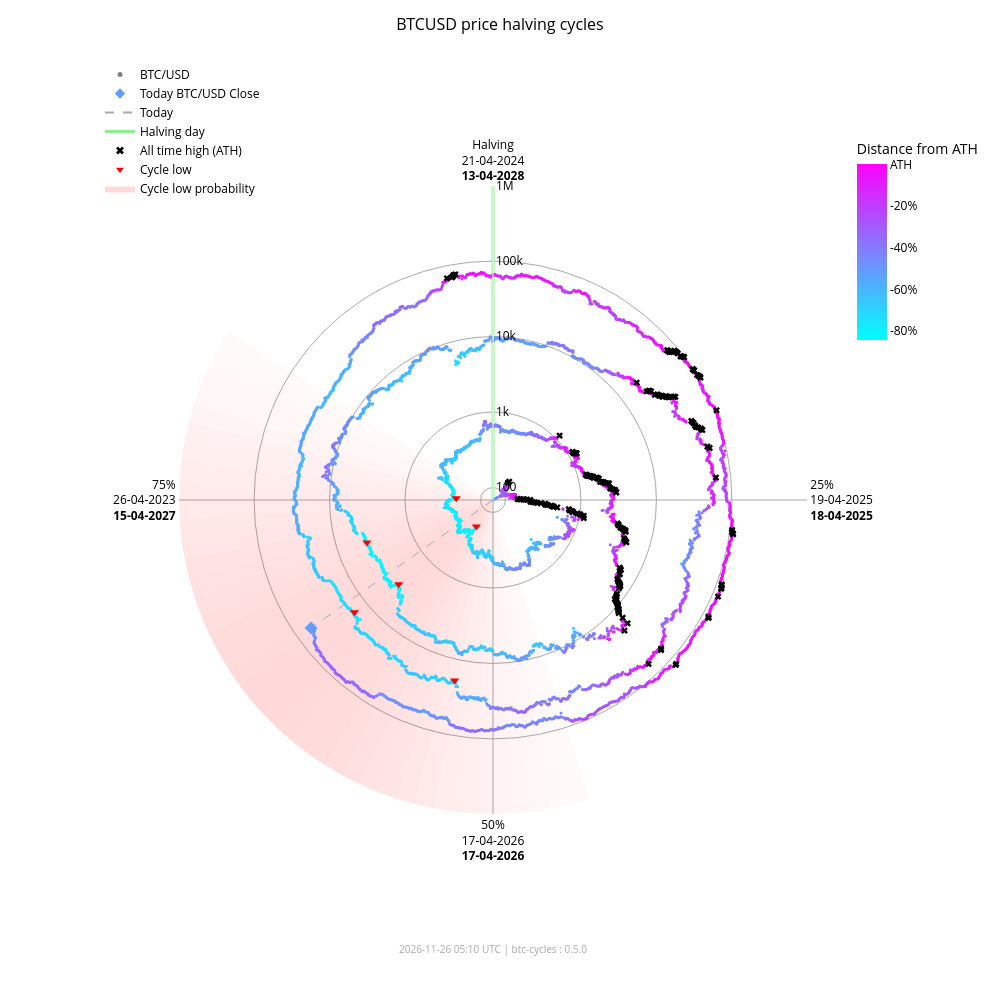

The cell this chart's notebook holds for it:
### Markdown cell above
### Interactive chart (plotly)

### Code cell
fig_interactive = btc.plot(
    kind="interactive",
    from_date="2012-11-28",
)
# plotly config for interactivity
config = {"scrollZoom": True, "displayModeBar": True}
# display in notebook
fig_interactive.show(config=config)

### Figure 1 — Plotly figure (JSON) as saved in the notebook; plotly's stock layout.template omitted (floating-point values rounded to 4 significant figures; data arrays with more than 128 entries replaced by an {"elided": "..."} marker saying what was removed)
{"data": [{"fill": "toself", "fillcolor": "rgba(255,0,0,0.018306980149439524)", "hoverinfo": "skip", "line": {"width": 0}, "mode": "lines", "r": [68.43, 1000000, 1000000, 68.43, 68.43], "showlegend": false, "theta": [162.0, 162.0, 165.6, 165.6, 162.0], "type": "scatterpolar"}, {"fill": "toself", "fillcolor": "rgba(255,0,0,0.02405911634527998)", "hoverinfo": "skip", "line": {"width": 0}, "mode": "lines", "r": [68.43, 1000000, 1000000, 68.43, 68.43], "showlegend": false, "theta": [165.6, 165.6, 169.2, 169.2, 165.6], "type": "scatterpolar"}, {"fill": "toself", "fillcolor": "rgba(255,0,0,0.030803449372254352)", "hoverinfo": "skip", "line": {"width": 0}, "mode": "lines", "r": [68.43, 1000000, 1000000, 68.43, 68.43], "showlegend": false, "theta": [169.2, 169.2, 172.8, 172.8, 169.2], "type": "scatterpolar"}, {"fill": "toself", "fillcolor": "rgba(255,0,0,0.03847233586005252)", "hoverinfo": "skip", "line": {"width": 0}, "mode": "lines", "r": [68.43, 1000000, 1000000, 68.43, 68.43], "showlegend": false, "theta": [172.8, 172.8, 176.4, 176.4, 172.8], "type": "scatterpolar"}, {"fill": "toself", "fillcolor": "rgba(255,0,0,0.04694405159551339)", "hoverinfo": "skip", "line": {"width": 0}, "mode": "lines", "r": [68.43, 1000000, 1000000, 68.43, 68.43], "showlegend": false, "theta": [176.4, 176.4, 180.0, 180.0, 176.4], "type": "scatterpolar"}, {"fill": "toself", "fillcolor": "rgba(255,0,0,0.05605603979818329)", "hoverinfo": "skip", "line": {"width": 0}, "mode": "lines", "r": [68.43, 1000000, 1000000, 68.43, 68.43], "showlegend": false, "theta": [180.0, 180.0, 183.6, 183.6, 180.0], "type": "scatterpolar"}, {"fill": "toself", "fillcolor": "rgba(255,0,0,0.06562330627802694)", "hoverinfo": "skip", "line": {"width": 0}, "mode": "lines", "r": [68.43, 1000000, 1000000, 68.43, 68.43], "showlegend": false, "theta": [183.6, 183.6, 187.2, 187.2, 183.6], "type": "scatterpolar"}, {"fill": "toself", "fillcolor": "rgba(255,0,0,0.07545707932574237)", "hoverinfo": "skip", "line": {"width": 0}, "mode": "lines", "r": [68.43, 1000000, 1000000, 68.43, 68.43], "showlegend": false, "theta": [187.2, 187.2, 190.8, 190.8, 187.2], "type": "scatterpolar"}, {"fill": "toself", "fillcolor": "rgba(255,0,0,0.08537841060169407)", "hoverinfo": "skip", "line": {"width": 0}, "mode": "lines", "r": [68.43, 1000000, 1000000, 68.43, 68.43], "showlegend": false, "theta": [190.8, 190.8, 194.4, 194.4, 190.8], "type": "scatterpolar"}, {"fill": "toself", "fillcolor": "rgba(255,0,0,0.09522272137134848)", "hoverinfo": "skip", "line": {"width": 0}, "mode": "lines", "r": [68.43, 1000000, 1000000, 68.43, 68.43], "showlegend": false, "theta": [194.4, 194.4, 198.0, 198.0, 194.4], "type": "scatterpolar"}, {"fill": "toself", "fillcolor": "rgba(255,0,0,0.10483418800389058)", "hoverinfo": "skip", "line": {"width": 0}, "mode": "lines", "r": [68.43, 1000000, 1000000, 68.43, 68.43], "showlegend": false, "theta": [198.0, 198.0, 201.6, 201.6, 198.0], "type": "scatterpolar"}, {"fill": "toself", "fillcolor": "rgba(255,0,0,0.11405248627197925)", "hoverinfo": "skip", "line": {"width": 0}, "mode": "lines", "r": [68.43, 1000000, 1000000, 68.43, 68.43], "showlegend": false, "theta": [201.6, 201.6, 205.2, 205.2, 201.6], "type": "scatterpolar"}, {"fill": "toself", "fillcolor": "rgba(255,0,0,0.12269756305009562)", "hoverinfo": "skip", "line": {"width": 0}, "mode": "lines", "r": [68.43, 1000000, 1000000, 68.43, 68.43], "showlegend": false, "theta": [205.2, 205.2, 208.8, 208.8, 205.2], "type": "scatterpolar"}, {"fill": "toself", "fillcolor": "rgba(255,0,0,0.13055959037792858)", "hoverinfo": "skip", "line": {"width": 0}, "mode": "lines", "r": [68.43, 1000000, 1000000, 68.43, 68.43], "showlegend": false, "theta": [208.8, 208.8, 212.4, 212.4, 208.8], "type": "scatterpolar"}, {"fill": "toself", "fillcolor": "rgba(255,0,0,0.13740037014073872)", "hoverinfo": "skip", "line": {"width": 0}, "mode": "lines", "r": [68.43, 1000000, 1000000, 68.43, 68.43], "showlegend": false, "theta": [212.4, 212.4, 216.0, 216.0, 212.4], "type": "scatterpolar"}, {"fill": "toself", "fillcolor": "rgba(255,0,0,0.14296927208088228)", "hoverinfo": "skip", "line": {"width": 0}, "mode": "lines", "r": [68.43, 1000000, 1000000, 68.43, 68.43], "showlegend": false, "theta": [216.0, 216.0, 219.6, 219.6, 216.0], "type": "scatterpolar"}, {"fill": "toself", "fillcolor": "rgba(255,0,0,0.14703219887325494)", "hoverinfo": "skip", "line": {"width": 0}, "mode": "lines", "r": [68.43, 1000000, 1000000, 68.43, 68.43], "showlegend": false, "theta": [219.6, 219.6, 223.2, 223.2, 219.6], "type": "scatterpolar"}, {"fill": "toself", "fillcolor": "rgba(255,0,0,0.14940752827264187)", "hoverinfo": "skip", "line": {"width": 0}, "mode": "lines", "r": [68.43, 1000000, 1000000, 68.43, 68.43], "showlegend": false, "theta": [223.2, 223.2, 226.8, 226.8, 223.2], "type": "scatterpolar"}, {"fill": "toself", "fillcolor": "rgba(255,0,0,0.15)", "hoverinfo": "skip", "line": {"width": 0}, "mode": "lines", "r": [68.43, 1000000, 1000000, 68.43, 68.43], "showlegend": false, "theta": [226.8, 226.8, 230.4, 230.4, 226.8], "type": "scatterpolar"}, {"fill": "toself", "fillcolor": "rgba(255,0,0,0.14882314851976614)", "hoverinfo": "skip", "line": {"width": 0}, "mode": "lines", "r": [68.43, 1000000, 1000000, 68.43, 68.43], "showlegend": false, "theta": [230.4, 230.4, 234.0, 234.0, 230.4], "type": "scatterpolar"}, {"fill": "toself", "fillcolor": "rgba(255,0,0,0.14600334989350275)", "hoverinfo": "skip", "line": {"width": 0}, "mode": "lines", "r": [68.43, 1000000, 1000000, 68.43, 68.43], "showlegend": false, "theta": [234.0, 234.0, 237.6, 237.6, 234.0], "type": "scatterpolar"}, {"fill": "toself", "fillcolor": "rgba(255,0,0,0.14176315293000513)", "hoverinfo": "skip", "line": {"width": 0}, "mode": "lines", "r": [68.43, 1000000, 1000000, 68.43, 68.43], "showlegend": false, "theta": [237.6, 237.6, 241.2, 241.2, 237.6], "type": "scatterpolar"}, {"fill": "toself", "fillcolor": "rgba(255,0,0,0.1363869302869166)", "hoverinfo": "skip", "line": {"width": 0}, "mode": "lines", "r": [68.43, 1000000, 1000000, 68.43, 68.43], "showlegend": false, "theta": [241.2, 241.2, 244.8, 244.8, 241.2], "type": "scatterpolar"}, {"fill": "toself", "fillcolor": "rgba(255,0,0,0.13017643696734477)", "hoverinfo": "skip", "line": {"width": 0}, "mode": "lines", "r": [68.43, 1000000, 1000000, 68.43, 68.43], "showlegend": false, "theta": [244.8, 244.8, 248.4, 248.4, 244.8], "type": "scatterpolar"}, {"fill": "toself", "fillcolor": "rgba(255,0,0,0.1234063302665758)", "hoverinfo": "skip", "line": {"width": 0}, "mode": "lines", "r": [68.43, 1000000, 1000000, 68.43, 68.43], "showlegend": false, "theta": [248.4, 248.4, 252.0, 252.0, 248.4], "type": "scatterpolar"}, {"fill": "toself", "fillcolor": "rgba(255,0,0,0.11628949020714345)", "hoverinfo": "skip", "line": {"width": 0}, "mode": "lines", "r": [68.43, 1000000, 1000000, 68.43, 68.43], "showlegend": false, "theta": [252.0, 252.0, 255.6, 255.6, 252.0], "type": "scatterpolar"}, {"fill": "toself", "fillcolor": "rgba(255,0,0,0.108959277972535)", "hoverinfo": "skip", "line": {"width": 0}, "mode": "lines", "r": [68.43, 1000000, 1000000, 68.43, 68.43], "showlegend": false, "theta": [255.6, 255.6, 259.2, 259.2, 255.6], "type": "scatterpolar"}, {"fill": "toself", "fillcolor": "rgba(255,0,0,0.1014715299920515)", "hoverinfo": "skip", "line": {"width": 0}, "mode": "lines", "r": [68.43, 1000000, 1000000, 68.43, 68.43], "showlegend": false, "theta": [259.2, 259.2, 262.8, 262.8, 259.2], "type": "scatterpolar"}, {"fill": "toself", "fillcolor": "rgba(255,0,0,0.09382430417652897)", "hoverinfo": "skip", "line": {"width": 0}, "mode": "lines", "r": [68.43, 1000000, 1000000, 68.43, 68.43], "showlegend": false, "theta": [262.8, 262.8, 266.4, 266.4, 262.8], "type": "scatterpolar"}, {"fill": "toself", "fillcolor": "rgba(255,0,0,0.08598937207621672)", "hoverinfo": "skip", "line": {"width": 0}, "mode": "lines", "r": [68.43, 1000000, 1000000, 68.43, 68.43], "showlegend": false, "theta": [266.4, 266.4, 270.0, 270.0, 266.4], "type": "scatterpolar"}, {"fill": "toself", "fillcolor": "rgba(255,0,0,0.07794710108398434)", "hoverinfo": "skip", "line": {"width": 0}, "mode": "lines", "r": [68.43, 1000000, 1000000, 68.43, 68.43], "showlegend": false, "theta": [270.0, 270.0, 273.6, 273.6, 270.0], "type": "scatterpolar"}, {"fill": "toself", "fillcolor": "rgba(255,0,0,0.06971614429145927)", "hoverinfo": "skip", "line": {"width": 0}, "mode": "lines", "r": [68.43, 1000000, 1000000, 68.43, 68.43], "showlegend": false, "theta": [273.6, 273.6, 277.2, 277.2, 273.6], "type": "scatterpolar"}, {"fill": "toself", "fillcolor": "rgba(255,0,0,0.061371174705723626)", "hoverinfo": "skip", "line": {"width": 0}, "mode": "lines", "r": [68.43, 1000000, 1000000, 68.43, 68.43], "showlegend": false, "theta": [277.2, 277.2, 280.8, 280.8, 277.2], "type": "scatterpolar"}, {"fill": "toself", "fillcolor": "rgba(255,0,0,0.05304520605236535)", "hoverinfo": "skip", "line": {"width": 0}, "mode": "lines", "r": [68.43, 1000000, 1000000, 68.43, 68.43], "showlegend": false, "theta": [280.8, 280.8, 284.4, 284.4, 280.8], "type": "scatterpolar"}, {"fill": "toself", "fillcolor": "rgba(255,0,0,0.044916938988340704)", "hoverinfo": "skip", "line": {"width": 0}, "mode": "lines", "r": [68.43, 1000000, 1000000, 68.43, 68.43], "showlegend": false, "theta": [284.4, 284.4, 288.0, 288.0, 284.4], "type": "scatterpolar"}, {"fill": "toself", "fillcolor": "rgba(255,0,0,0.0371870550186571)", "hoverinfo": "skip", "line": {"width": 0}, "mode": "lines", "r": [68.43, 1000000, 1000000, 68.43, 68.43], "showlegend": false, "theta": [288.0, 288.0, 291.6, 291.6, 288.0], "type": "scatterpolar"}, {"fill": "toself", "fillcolor": "rgba(255,0,0,0.030049603184432498)", "hoverinfo": "skip", "line": {"width": 0}, "mode": "lines", "r": [68.43, 1000000, 1000000, 68.43, 68.43], "showlegend": false, "theta": [291.6, 291.6, 295.2, 295.2, 291.6], "type": "scatterpolar"}, {"fill": "toself", "fillcolor": "rgba(255,0,0,0.023665126797805223)", "hoverinfo": "skip", "line": {"width": 0}, "mode": "lines", "r": [68.43, 1000000, 1000000, 68.43, 68.43], "showlegend": false, "theta": [295.2, 295.2, 298.8, 298.8, 295.2], "type": "scatterpolar"}, {"fill": "toself", "fillcolor": "rgba(255,0,0,0.018141004067302662)", "hoverinfo": "skip", "line": {"width": 0}, "mode": "lines", "r": [68.43, 1000000, 1000000, 68.43, 68.43], "showlegend": false, "theta": [298.8, 298.8, 302.4, 302.4, 298.8], "type": "scatterpolar"}, {"hoverinfo": "skip", "line": {"color": "darkgrey", "dash": "dash", "width": 1}, "mode": "lines", "r": [68.43, 60380.0], "showlegend": false, "theta": [234.9, 234.9], "type": "scatterpolar"}, {"hoverinfo": "skip", "line": {"color": "lightgreen", "width": 3}, "mode": "lines", "r": [68.43, 1000000], "showlegend": false, "theta": [0, 0], "type": "scatterpolar"}, {"hoverinfo": "text", "marker": {"color": {"elided": "4961 str values"}, "size": 3}, "mode": "markers", "r": {"elided": "4961 float values"}, "showlegend": false, "text": {"elided": "4961 str values"}, "theta": {"elided": "4961 float values"}, "type": "scatterpolar"}, {"hoverinfo": "text", "marker": {"color": "#639cff", "size": 10, "symbol": "diamond"}, "mode": "markers", "r": [60380.0], "showlegend": false, "text": ["Today<br>Date: 2026-11-25<br>Price: $60,378.20"], "theta": [234.9], "type": "scatterpolar"}, {"hoverinfo": "text", "marker": {"color": "black", "size": 6, "symbol": "x"}, "mode": "markers", "r": {"elided": "182 float values"}, "showlegend": false, "text": {"elided": "182 str values"}, "theta": {"elided": "182 float values"}, "type": "scatterpolar"}, {"hoverinfo": "text", "marker": {"color": "red", "size": 8, "symbol": "triangle-down"}, "mode": "markers", "r": [178.1, 210.5, 3237.0, 3961.0, 19020.0, 15790.0], "showlegend": false, "text": ["Cycle Low<br>Date: 2015-01-14<br>Price: $178.10<br>ATH distance: -84.5%", "Cycle Low<br>Date: 2015-08-24<br>Price: $210.49<br>ATH distance: -81.7%", "Cycle Low<br>Date: 2018-12-15<br>Price: $3,236.76<br>ATH distance: -83.4%", "Cycle Low<br>Date: 2019-03-15<br>Price: $3,960.91<br>ATH distance: -79.7%", "Cycle Low<br>Date: 2022-06-18<br>Price: $19,017.64<br>ATH distance: -71.9%", "Cycle Low<br>Date: 2022-11-21<br>Price: $15,787.28<br>ATH distance: -76.6%"], "theta": [212.1, 272.7, 228.3, 251.4, 192.0, 231.0], "type": "scatterpolar"}, {"marker": {"color": "grey", "size": 5}, "mode": "markers", "name": "BTC/USD", "r": [null], "theta": [null], "type": "scatterpolar"}, {"marker": {"color": "#639cff", "size": 8, "symbol": "diamond"}, "mode": "markers", "name": "Today BTC/USD Close", "r": [null], "theta": [null], "type": "scatterpolar"}, {"line": {"color": "darkgrey", "dash": "dash"}, "mode": "lines", "name": "Today", "r": [null], "theta": [null], "type": "scatterpolar"}, {"line": {"color": "lightgreen", "width": 3}, "mode": "lines", "name": "Halving day", "r": [null], "theta": [null], "type": "scatterpolar"}, {"marker": {"color": "black", "size": 7, "symbol": "x"}, "mode": "markers", "name": "All time high (ATH)", "r": [null], "theta": [null], "type": "scatterpolar"}, {"marker": {"color": "red", "size": 7, "symbol": "triangle-down"}, "mode": "markers", "name": "Cycle low", "r": [null], "theta": [null], "type": "scatterpolar"}, {"fill": "toself", "fillcolor": "rgba(255,0,0,0.15)", "line": {"width": 0}, "mode": "lines", "name": "Cycle low probability", "r": [null], "theta": [null], "type": "scatterpolar"}, {"hoverinfo": "skip", "marker": {"cmax": 0, "cmin": -0.8453, "color": [0], "colorbar": {"len": 0.25, "ticktext": ["ATH", "-20%", "-40%", "-60%", "-80%", "-100%"], "tickvals": [0, -0.2, -0.4, -0.6, -0.8, -1.0], "title": {"text": "Distance from ATH"}, "x": 0.95, "y": 0.92, "yanchor": "top"}, "colorscale": {"elided": "256x2 mixed values"}, "showscale": true, "size": 0}, "mode": "markers", "r": [null], "showlegend": false, "theta": [null], "type": "scatterpolar"}], "layout": {"annotations": [{"font": {"color": "darkgrey", "size": 10}, "showarrow": false, "text": "2026-11-26 05:10 UTC | btc-cycles : 0.5.0", "x": 0.5, "xref": "paper", "y": -0.02, "yref": "paper"}], "font": {"color": "black"}, "height": 1000, "legend": {"bgcolor": "rgba(0,0,0,0)", "font": {"color": "black"}, "x": 0.0, "y": 1.0}, "margin": {"b": 60, "l": 100, "r": 80, "t": 60}, "paper_bgcolor": "white", "plot_bgcolor": "white", "polar": {"angularaxis": {"color": "black", "direction": "clockwise", "gridcolor": "darkgrey", "rotation": 90, "ticktext": ["Halving<br>21-04-2024<br><b>13-04-2028</b>", "25%<br>19-04-2025<br><b>18-04-2025</b>", "50%<br>17-04-2026<br><b>17-04-2026</b>", "75%<br>26-04-2023<br><b>15-04-2027</b>"], "tickvals": [0, 90, 180, 270]}, "bgcolor": "white", "domain": {"x": [0.1, 0.9], "y": [0.05, 0.95]}, "radialaxis": {"angle": 90, "color": "black", "gridcolor": "darkgrey", "range": [1.835, 6.0], "tickangle": 90, "ticktext": ["100", "1k", "10k", "100k", "1M"], "tickvals": [100, 1000, 10000, 100000, 1000000], "type": "log"}}, "title": {"font": {"color": "black", "size": 16}, "text": "BTCUSD price halving cycles", "x": 0.5}, "width": 1000}}
